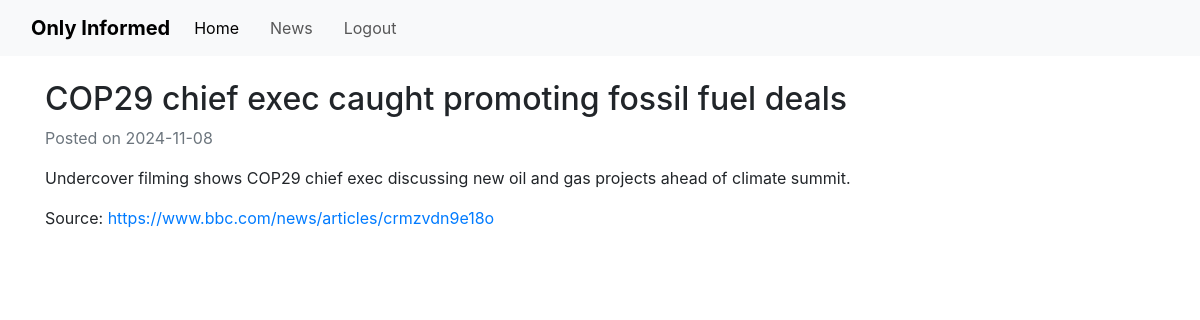
Screenshot of /article/3 (signed in) with the database file from the repository.
### app/models.py (models this page shows, shortened)
class Article(db.Model):
    __tablename__ = 'article'
    id = db.Column(db.Integer, primary_key = True)
    title = db.Column(db.String(250), nullable = False, unique = True)
    content = db.Column(db.Text, nullable = False)
    source = db.Column(db.String(200), nullable = False)
    date_posted = db.Column(db.DateTime, nullable = False, default = datetime.now(timezone.utc))
    quiz = relationship('Quiz', uselist = False, backref = 'article') # uselist=false indicates a 1 to 1 relationship with quiz
    comments = relationship('Comment', backref = 'article', lazy = True)

### app/routes.py (the view)
@app.route('/article/<int:article_id>')
@login_required
def article(article_id):
    article = Article.query.get_or_404(article_id)
    return render_template('article.html', article=article)

### app/models.py (called while the page is built)
@login_manager.user_loader # Flask-Login Decorator
def load_user(user_id):
    return User.query.get(int(user_id))

### app/templates/article.html (shortened to what this page needs)
{% extends "base.html" %}
{% block content %}
<h2>{{ article.title }}</h2>
<p class="text-muted">Posted on {{ article.date_posted.strftime('%Y-%m-%d') }}</p>
<p>{{ article.content }}</p>
<p>Source: <a href="{{ article.source }}">{{ article.source }}</a></p>
{% endblock %}

### app/static/css/style.css (style rules this page uses)
body { font-family: Arial, sans-serif; margin-top: 70px; }

### rows the page displays
Article: title "COP29 chief exec caught promoting fossil fuel deals", date_posted "2024-11-08", content "Undercover filming shows COP29 chief exec discussing new oil and gas projects ahead of climate summit.", source "https://www.bbc.com/news/articles/crmzvdn9e18o"
